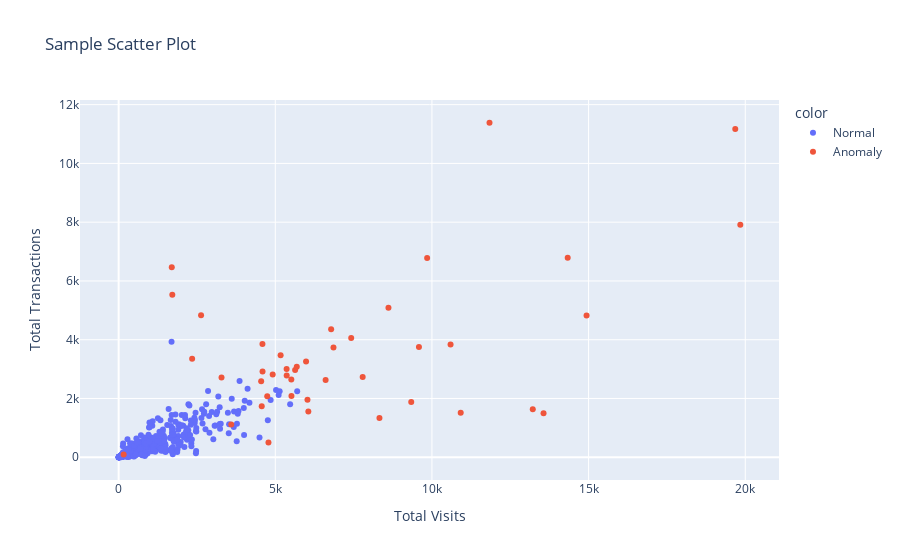

This figure's notebook cell:
### Code cell
# Scatter plot total_visits vs total_transactions
import plotly.express as px

fig = px.scatter(
    x=df_result['total_visits'], 
    y=df_result['total_transactions'],
    color=df_result['anomaly'],
    title="Sample Scatter Plot",
    labels={'x': 'Total Visits', 'y': 'Total Transactions'}
)

# Show the plot
fig.show()

### Figure 1 — Plotly figure (JSON) as saved in the notebook; plotly's stock layout.template omitted (floating-point values rounded to 4 significant figures; data arrays with more than 128 entries replaced by an {"elided": "..."} marker saying what was removed)
{"data": [{"hovertemplate": "color=Normal<br>Total Visits=%{x}<br>Total Transactions=%{y}<extra></extra>", "legendgroup": "Normal", "marker": {"color": "#636efa", "symbol": "circle"}, "mode": "markers", "name": "Normal", "orientation": "v", "showlegend": true, "type": "scatter", "x": {"elided": "479 int values"}, "xaxis": "x", "y": {"elided": "479 int values"}, "yaxis": "y"}, {"hovertemplate": "color=Anomaly<br>Total Visits=%{x}<br>Total Transactions=%{y}<extra></extra>", "legendgroup": "Anomaly", "marker": {"color": "#EF553B", "symbol": "circle"}, "mode": "markers", "name": "Anomaly", "orientation": "v", "showlegend": true, "type": "scatter", "x": [19681, 5633, 5982, 6857, 4567, 7789, 5511, 8325, 5361, 3594, 5686, 6027, 2631, 9585, 14935, 5170, 6606, 4743, 9847, 14333, 4593, 160, 8612, 10918, 13562, 7423, 6783, 11837, 4549, 19842, 13218, 2346, 10594, 6055, 5516, 5364, 4917, 9339, 4782, 4590, 1713, 1696, 3284], "xaxis": "x", "y": [11170, 2970, 3257, 3736, 1736, 2727, 2647, 1339, 3000, 1111, 3084, 1959, 4832, 3750, 4826, 3468, 2628, 2078, 6784, 6790, 2919, 90, 5084, 1513, 1494, 4055, 4352, 11384, 2587, 7914, 1636, 3353, 3840, 1557, 2083, 2786, 2813, 1884, 498, 3854, 5534, 6465, 2716], "yaxis": "y"}], "layout": {"legend": {"title": {"text": "color"}, "tracegroupgap": 0}, "title": {"text": "Sample Scatter Plot"}, "xaxis": {"anchor": "y", "domain": [0, 1], "title": {"text": "Total Visits"}}, "yaxis": {"anchor": "x", "domain": [0, 1], "title": {"text": "Total Transactions"}}}}
